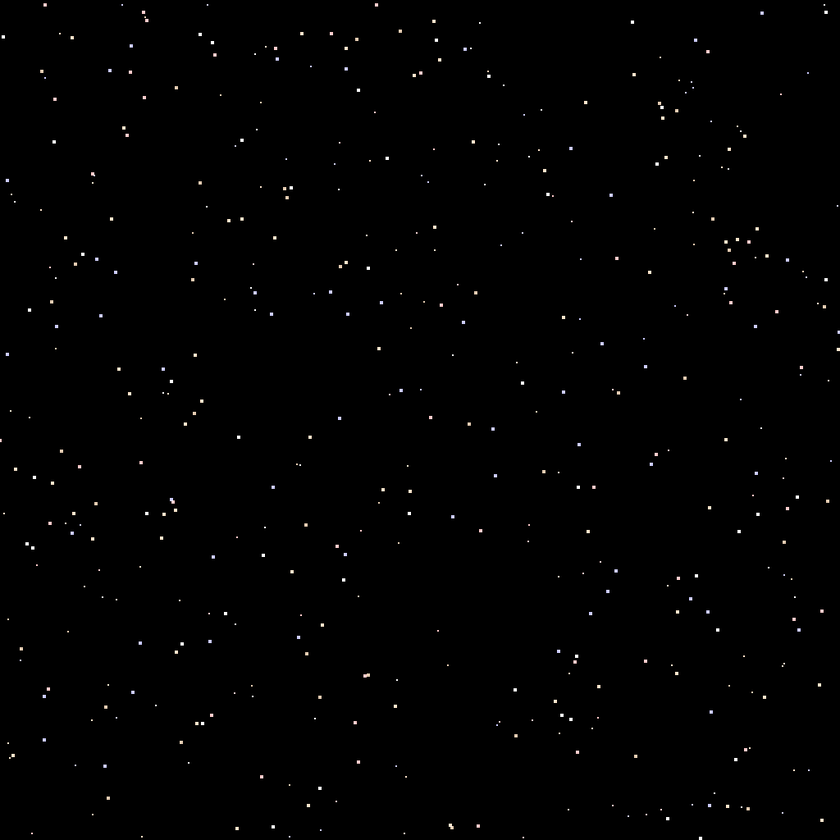
#> input picture content/refactoring/stars.png, 840 x 840 px, shrunk from 1024 x 1024 before the run
$ python -i countstars.py   (imports and definitions only)
#> lines starting #> are read from the running program, lines starting #| are printed output that depends on the picture; after the words box and inside, x2 and y2 are one past the last pixel; in counts of white or black regions, pixels touching at a corner belong together
import click
import matplotlib.pyplot as plt
from skimage import io, filters, color
from skimage.measure import label, regionprops


def convert_to_gray(image):
    # if there is a fourth channel (alpha channel), ignore it
    rgb_image = image[:, :, :3]
    return color.rgb2gray(rgb_image)


def locate_positions(image):
    gray_image = convert_to_gray(image)

    # apply a gaussian filter to reduce noise
    image_smooth = filters.gaussian(gray_image, sigma=0.5)

    # threshold the image to create a binary image (bright objects will be white, background black)
    thresh = filters.threshold_otsu(image_smooth)
#> thresh = 0.324
    binary_image = image_smooth > thresh
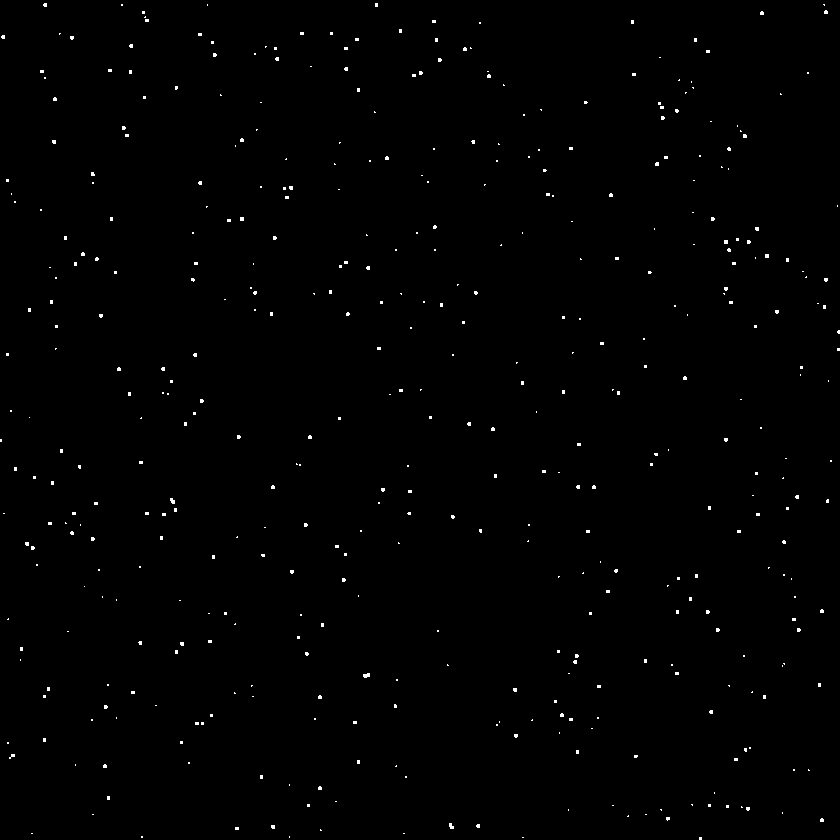
#> binary_image: shape (840, 840) bool; 0.52% white in thin lines or dots

    # label connected regions in the binary image
    labeled_image = label(binary_image)
#> labeled_image: shape (840, 840) int32; 448 distinct labels, from 0 to 447

    # get properties of labeled regions
    regions = regionprops(labeled_image)
#> regions = 447 regions; largest, box (x1, y1, x2, y2) and area: (363, 673, 370, 678) 27, (170, 498, 175, 504) 22, (449, 823, 454, 829) 22, (240, 217, 244, 221) 16, (724, 240, 728, 244) 16

    # extract positions (centroids)
    positions = [region.centroid for region in regions]
#> positions = 447 pairs, first value 4.33 to 838, second value 0.5 to 838.2

    return positions


def plot_positions(image, positions, file_name):
    # plot the original image
    plt.figure(figsize=(8, 8))
    plt.imshow(image, cmap="gray")

    # overlay positions with crosses
    for y, x in positions:
        plt.plot(y, x, "rx", markersize=5, markeredgewidth=0.1)

    plt.savefig(file_name, dpi=300)


@click.command()
@click.option(
    "--image-file", type=click.Path(exists=True), help="Path to the input image"
)
@click.option("--output-file", type=click.Path(), help="Path to the output file")
@click.option("--generate-plot", is_flag=True, default=False)
def main(image_file, output_file, generate_plot):
    image = io.imread(image_file)

    star_positions = locate_positions(image)

    if generate_plot:
        plot_positions(image, star_positions, f"detected-{image_file}")

    with open(output_file, "w") as f:
        f.write(f"number of stars detected: {len(star_positions)}\n")


# [2 lines not run here, left out]

>>> import cv2
>>> picture = cv2.cvtColor(cv2.imread('stars.png'), cv2.COLOR_BGR2RGB)
>>> result = locate_positions(picture)
#> result has the same summary as positions in locate_positions
